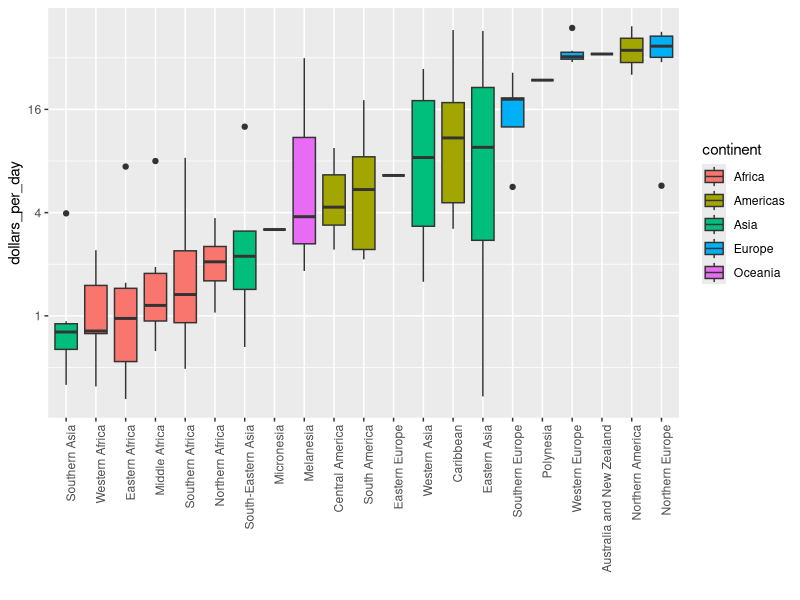

The R script that drew this image:
library(dslabs)
library(tidyverse)
library(ggplot2)
library(ggrepel)
library(dplyr)
library(gridExtra)
data("gapminder")

gapminder <- gapminder%>%
  mutate(dollars_per_day=gdp/population/365)

gapminder %>%
  filter(year == 1970 & !is.na(gdp)) %>%
  mutate(region = reorder(region, dollars_per_day, FUN = median)) %>%    # reorder
  ggplot(aes(region, dollars_per_day, fill = continent)) +    # color by continent
  scale_y_continuous(trans = "log2") +
  geom_boxplot() +
  theme(axis.text.x = element_text(angle = 90, hjust = 1)) +
  xlab("")

  
